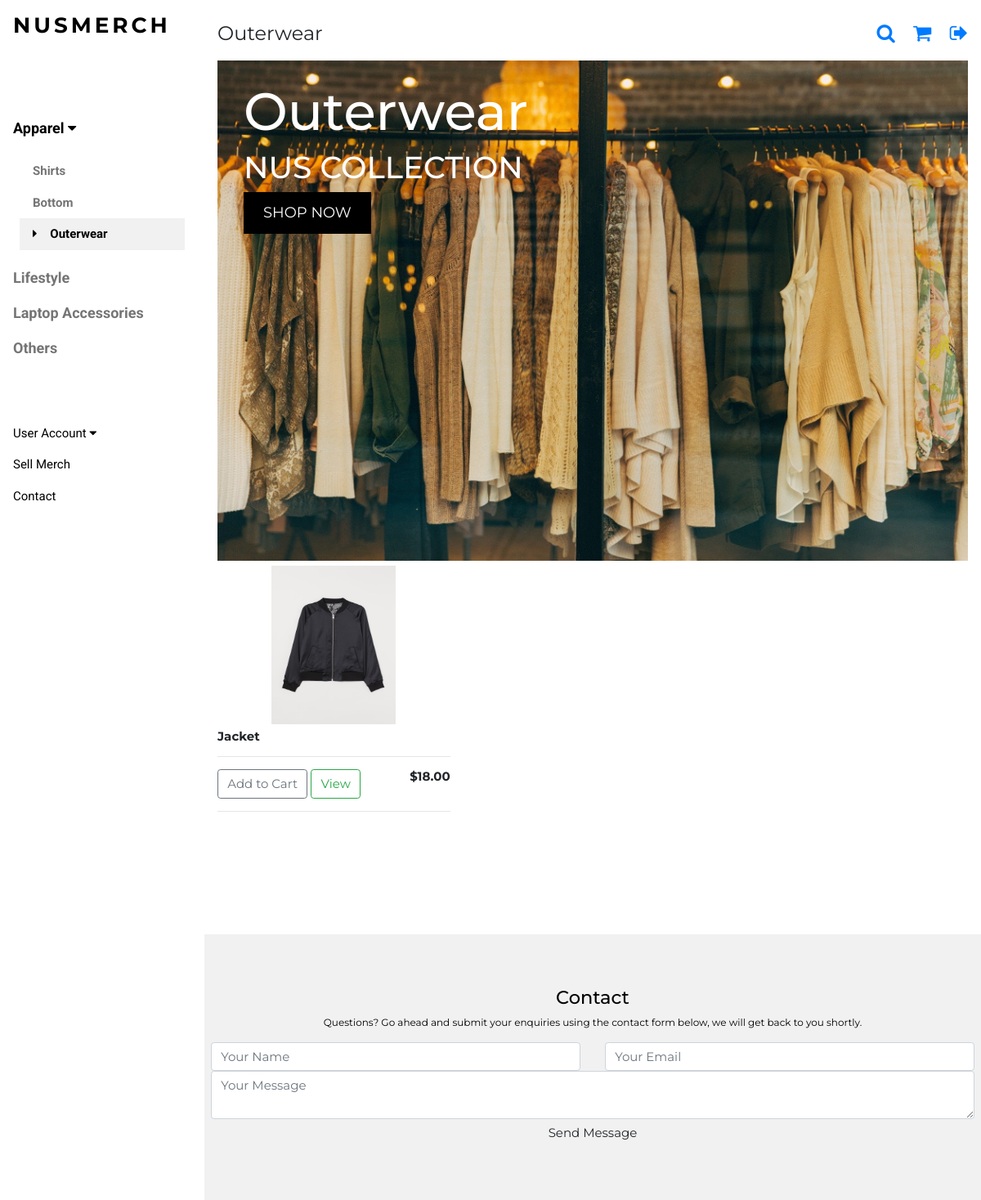
Page /outerwear/ on the committed database.
### nusmerch/models.py (models this page shows, shortened)
class Product(models.Model):
	cat = [
    ('Shirt', 'Shirt'),
    ('Outerwear', 'Outerwear'),
   	('Bottom', 'Bottom'),
   	('Laptop Accessories', 'Laptop Accessories'),
	('Lifestyle', 'Lifestyle'),
   	('Others', 'Others'),
   	]
	filter_type = [
		('NO', 'NO'),
		('YES', 'YES'),
	]
	faculty_types = [
		('FASS', 'Arts and Social Sciences'),
		('BIZ', 'Business'),
		('COM', 'Computing'),
		('DEN', 'Dentistry'),
		('SDE', 'Design and Environment'),
		('ENG', 'Engineering'),
		('LAW', 'Law'),
		('MED', 'Medicine'),
		('SCI', 'Science'),
	]
	Campus_Residential = [
		('TH', 'Temasek Hall'),
		('EH', 'Eusoff Hall'),
		('SH', 'Sheares Hall'),
		('RH', 'Raffles Hall'),
		('KR', 'Kent Ridge Hall'),
		('TEM', 'Tembusu'),
		('RVRC', 'Ridge View Residences'),
		('CAPT', 'College of Alice and Peter Tan'),
		('USP', 'University Scholars Programme'),
		('RC4', 'Residential College 4'),
		('NIL', 'Do Not Stay On Campus'),
	]
	name_of_MERCH = models.CharField(max_length=200,null=True)
	price = models.DecimalField(decimal_places=2,max_digits=5)
	description = models.CharField('Description/Details', max_length=100000, null=True)
	organisation = models.CharField(max_length=200,null=True)
	category = models.CharField(max_length=200,null=True,choices=cat)
	filter = models.CharField(max_length=200,null=True,choices=filter_type, default='NO')
	filter_faculty = models.CharField('Filter(Faculty)*', max_length=200, null=True, blank=True, choices=faculty_types)
	filter_matric = models.CharField('Filter(Matric)*',max_length=100000, null = True, blank=True)
	filter_email = models.CharField('Filter(NUSNET ID)*',max_length=100000, null = True, blank=True)
	filter_campus = models.CharField('Filter(Campus)*', max_length=200, null = True, blank=True, choices=Campus_Residential)
	form = models.URLField('Order Form', max_length=200)
	image = models.ImageField('Photo of MERCH**', upload_to='media',null=True)
	backview = models.ImageField('Backview of MERCH', upload_to='media',null=True)
	sizing = models.ImageField('Sizing Chart', upload_to='media',null=True)
	user = models.ForeignKey(userInfo, on_delete=models.SET_NULL,blank=True,null=True)
	iglink = models.URLField('Instagram AD', max_length=200)

### nusmerch/views.py (the view)
# urls.py: url(r'^outerwear/$',views.outerwear,name='outerwear'),
def outerwear(request):
    products = Product.objects.filter(category = "Outerwear")
    if request.user.is_authenticated:
        user = request.user
        profile = userInfo.objects.get(user=user)
        pdt_nil = products.filter(filter = "NO")
        pdt_faculty = products.filter(filter_faculty = profile.faculty)
        pdt_email = products.filter(filter_email__icontains = profile.email)
        pdt_matric = products.filter(filter_matric__icontains = profile.matric)
        pdt_campus = products.filter(filter_campus=profile.campus_residential_type)
        products = pdt_faculty | pdt_campus | pdt_nil | pdt_matric | pdt_email
    else:
        products = products
    context = {'products':products}
    return render(request, "nusmerch/outerwear.html", context)

### nusmerch/templates/nusmerch/outerwear.html (shortened to what this page needs)
{% extends "nusmerch/merch.html" %}
{% load static %}
{% block head %}
  <p class="w3-left">Outerwear</p>
{% endblock %}
{% block imghead %}
  <div class="w3-display-container w3-container">
    <img src="{% static  'images/fashion.jpg' %}" alt="Jeans" style="width:100%">
    <div class="w3-display-topleft w3-text-white" style="padding:24px 48px">
      <h1 class="w3-jumbo w3-hide-small">Outerwear</h1>
      <h1 class="w3-hide-small">NUS COLLECTION</h1>
      <p><a href="#shirts" class="w3-button w3-black w3-padding-large w3-large">SHOP NOW</a></p>
    </div>
  </div>
{% endblock %}
{% block menu %}
<nav class="w3-sidebar w3-bar-block w3-white w3-collapse w3-top" style="z-index:3;width:250px" id="mySidebar">
  <div class="w3-container w3-display-container w3-padding-16">
    <h3 class="w3-wide"><b>NUSMERCH</b></h3>
  </div>
  <div class="w3-padding-64 w3-large w3-text-grey" style="font-weight:bold">
      <a onclick="myAccFunc()" href="javascript:void(0)" class="w3-button w3-block w3-white w3-left-align" id="myBtn">
      Apparel  <i class="fa fa-caret-down"></i>
    </a>
    <div id="demoAcc" class="w3-bar-block w3-hide w3-padding-large w3-medium">
      <a href="/shirt/" class="w3-bar-item w3-button ">Shirts</a>
      <a href="/bottom/" class="w3-bar-item w3-button">Bottom</a>
      <a href="/outerwear/" class="w3-bar-item w3-button w3-light-grey"><i class="fa fa-caret-right w3-margin-right"></i>Outerwear</a>
    </div>
    <a href="/lifestyle/" class="w3-bar-item w3-button">Lifestyle</a>
    <a href="/laptop/" class="w3-bar-item w3-button">Laptop Accessories</a>
    <a href="/others/" class="w3-bar-item w3-button">Others</a>
  </div>
    <a onclick="myAccFunc2()" href="javascript:void(0)" class="w3-button w3-block w3-white w3-left-align" id="myBtn">
      User Account  <i class="fa fa-caret-down"></i>
    </a>
    <a href="/sell_merch/" class="w3-bar-item w3-button w3-padding">Sell Merch</a>
    <a href="#footer" class="w3-bar-item w3-button w3-padding">Contact</a>
</nav>
{% endblock %}

### nusmerch/templates/nusmerch/merch.html (shortened to what this page needs)
{% load static %}
<!DOCTYPE html>
<html lang="en">>
<link rel="stylesheet" href="{% static 'merch.css' %}" />
<link rel="stylesheet" href="https://cdnjs.cloudflare.com/ajax/libs/font-awesome/4.7.0/css/font-awesome.min.css">
<link rel="stylesheet" href="https://stackpath.bootstrapcdn.com/bootstrap/4.4.1/css/bootstrap.min.css">
<body class="w3-content" style="max-width:1200px" >
{% block menu %}
{% endblock %}
<div class="w3-main" style="margin-left:250px">
  <header class="w3-container w3-xlarge">
      {% block head %}
      {% endblock %}
    <p class="w3-right">
        <a href="javascript:void(0)" class="fa fa-search w3-margin-right" onclick="document.getElementById('search').style.display='block'"></a>
      <a href="/cart/" class="fa fa-shopping-cart ">
      </a>
        <a href="{% url 'nusmerch:logout' %}" class="fa fa-sign-out w3-margin-left"></a>
    </p>
  </header>
{% block imghead %}
{% endblock %}
  <div class="w3-row">
    {% for product in products %}
    <div class="w3-col l4 s4">
      <img class="item center thumbnail" src="{{ product.image.url }}">
      <div class="w3-container">
        <h6><strong>{{product.name_of_MERCH}}</strong></h6>
        <hr>
        <button data-product={{product.id}} data-action="add" class="btn btn-outline-secondary add-btn update-cart" href="javascript:void(0)" onclick="document.getElementById('cart').style.display='block'">Add to Cart</button>
        <a class="btn btn-outline-success" href="/product/{{product.id}}/">View</a>
        <h6 style="display: inline-block; float: right"><strong>${{product.price|floatformat:2}}</strong></h6>
        <hr>
      </div>
    </div>
    {% endfor %}
  </div>
  <br/><br/><br/>
  <br/><br/><br/>
  <footer class="w3-padding-64 w3-light-grey w3-small w3-center" id="footer">
    <div class="w3-row-padding">
        <h4>Contact</h4>
        <p>Questions? Go ahead and submit your enquiries using the contact form below, we will get back to you shortly.</p>
        <form action ="{% url 'nusmerch:contact' %}" method="post">
          <div class="row">
            <div class ="col-lg-6">
              <input type="text" name="message-name" class="form-control mb-30" placeholder="Your Name">
            </div>
            <div class ="col-lg-6">
              <input type="email" name="message-email" class="form-control mb-30" placeholder="Your Email">
            </div>
            <div class ="col-12">
              <textarea name="message" class="form-control mb-30" placeholder="Your Message"></textarea>
            </div>
            <div class="col-12">
              <button type="submit" class="btn dento-btn">Send Message</button>
            </div>
          </div>
        </form>
</body>
</html>

### nusmerch/static/merch.css (style rules this page uses)
html { box-sizing:border-box }
*,*:before,*:after { box-sizing:inherit }
html { -ms-text-size-adjust:100%;-webkit-text-size-adjust:100% }
body { margin:0 }
article,aside,details,figcaption,figure,footer,header,main,menu,nav,section { display:block }
a { background-color:transparent }
b,strong { font-weight:bolder }
img { border-style:none }
hr { box-sizing:content-box;height:0;overflow:visible }
button,input,select,textarea,optgroup { font:inherit;margin:0 }
button,input { overflow:visible }
button,select { text-transform:none }
button,[type=button],[type=reset],[type=submit] { -webkit-appearance:button }
textarea { overflow:auto }
html,body { font-family:Verdana,sans-serif;font-size:15px;line-height:1.5 }
html { overflow-x:hidden }
h1 { font-size:36px }
h3 { font-size:24px }
h4 { font-size:20px }
h6 { font-size:16px }
h1,h2,h3,h4,h5,h6 { font-family:"Segoe UI",Arial,sans-serif;font-weight:400;margin:10px 0 }
.w3-wide { letter-spacing:4px }
hr { border:0;border-top:1px solid #eee;margin:20px 0 }
img { max-width: 100%;height: auto; }
.item { width: 120px;height: 200px;margin: 3px;padding: 3px; }
.center { display: block;margin-left: auto;margin-right: auto;width: 50%; }
img { vertical-align:middle }
a { color:inherit }
.w3-btn,.w3-button { border:none;display:inline-block;padding:8px 16px;vertical-align:middle;overflow:hidden;text-decoration:none;color:inherit;background-color:inherit;text-align:center;cursor:pointer;white-space:nowrap }
.w3-btn,.w3-button { -webkit-touch-callout:none;-webkit-user-select:none;-khtml-user-select:none;-moz-user-select:none;-ms-user-select:none;user-select:none }
.w3-tooltip,.w3-display-container { position:relative }
.w3-sidebar { height:100%;width:200px;background-color:#fff;position:fixed!important;z-index:1;overflow:auto }
.w3-main,#main { transition:margin-left .4s }
.w3-bar-block .w3-bar-item { width:100%;display:block;padding:8px 16px;text-align:left;border:none;white-space:normal;float:none;outline:0 }
.w3-block { display:block;width:100% }
.w3-container:after,.w3-container:before,.w3-panel:after,.w3-panel:before,.w3-row:after,.w3-row:before,.w3-row-padding:after,.w3-row-padding:before, .w3-cell-row:before,.w3-cell-row:after,.w3-clear:after,.w3-clear:before,.w3-bar:before,.w3-bar:after { content:"";display:table;clear:both }
.w3-col,.w3-half,.w3-third,.w3-twothird,.w3-threequarter,.w3-quarter { float:left;width:100% }
.w3-col.s4 { width:33.33333% }
@media (min-width:993px) { .w3-col.l4 { width:33.33333% } }
.w3-content,.w3-auto { margin-left:auto;margin-right:auto }
.w3-content { max-width:980px }
.w3-hide { display:none!important }
.w3-show-block,.w3-show { display:block!important }
@media (min-width:993px) { .w3-sidebar.w3-collapse { display:block!important } }
.w3-top,.w3-bottom { position:fixed;width:100%;z-index:1 }
.w3-top { top:0 }
.w3-display-topleft { position:absolute;left:0;top:0 }
.w3-row-padding,.w3-row-padding>.w3-half,.w3-row-padding>.w3-third,.w3-row-padding>.w3-twothird,.w3-row-padding>.w3-threequarter,.w3-row-padding>.w3-quarter,.w3-row-padding>.w3-col { padding:0 8px }
.w3-container,.w3-panel { padding:0.01em 16px }
.w3-small { font-size:12px!important }
.w3-medium { font-size:15px!important }
.w3-large { font-size:18px!important }
.w3-xlarge { font-size:24px!important }
.w3-jumbo { font-size:64px!important }
.w3-left-align { text-align:left!important }
.w3-center { text-align:center!important }
.w3-margin-left { margin-left:16px!important }
.w3-margin-right { margin-right:16px!important }
.w3-padding { padding:8px 16px!important }
.w3-padding-large { padding:12px 24px!important }
.w3-padding-16 { padding-top:16px!important;padding-bottom:16px!important }
.w3-padding-64 { padding-top:64px!important;padding-bottom:64px!important }
.w3-left { float:left!important }
.w3-right { float:right!important }
.w3-white,.w3-hover-white:hover { color:#000!important;background-color:#fff!important }
.w3-black,.w3-hover-black:hover { color:#fff!important;background-color:#000!important }
.w3-light-grey,.w3-hover-light-grey:hover,.w3-light-gray,.w3-hover-light-gray:hover { color:#000!important;background-color:#f1f1f1!important }
.w3-text-white,.w3-hover-text-white:hover { color:#fff!important }
.w3-text-grey,.w3-hover-text-grey:hover,.w3-text-gray,.w3-hover-text-gray:hover { color:#757575!important }

### nusmerch/templates/nusmerch/merch.html (style rules this page uses)
.w3-sidebar a { font-family: "Roboto", sans-serif }
body,h1,h2,h3,h4,h5,h6,.w3-wide { font-family: "Montserrat", sans-serif; }

### rows in the picture
Product: image (picture), name_of_MERCH "Jacket", price "18.00"
